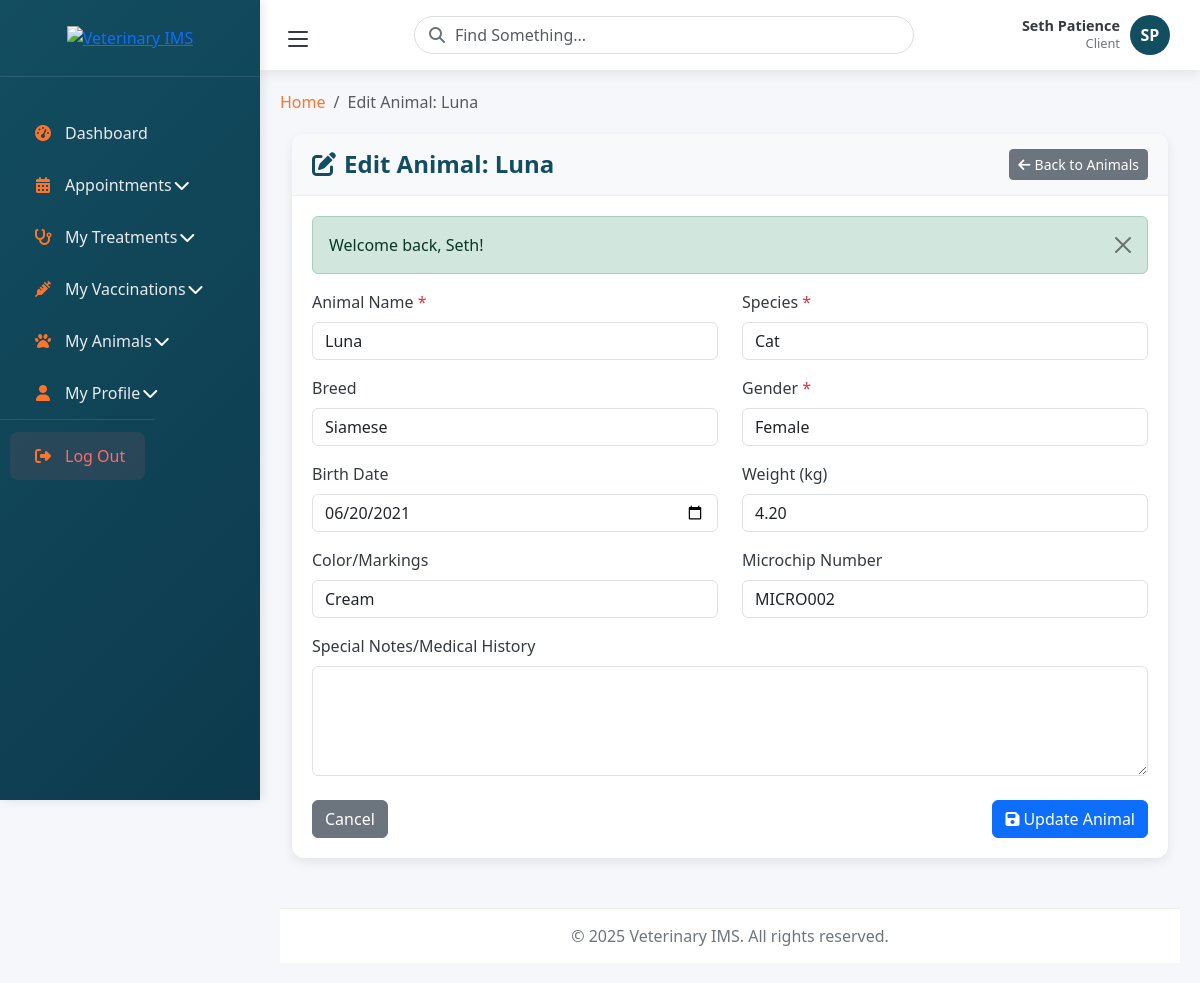
The app's page /client/animals/2/edit (signed in) with its own data.
### tables this page shows
CREATE TABLE `animals` (
  `animal_id` int(11) NOT NULL,
  `client_id` int(11) NOT NULL,
  `assigned_veterinary` int(11) DEFAULT NULL,
  `name` varchar(100) NOT NULL,
  `species` varchar(50) NOT NULL,
  `breed` varchar(100) DEFAULT NULL,
  `gender` enum('male','female','unknown') DEFAULT 'unknown',
  `birth_date` date DEFAULT NULL,
  `color` varchar(100) DEFAULT NULL,
  `weight` decimal(5,2) DEFAULT NULL,
  `microchip` varchar(100) DEFAULT NULL,
  `status` enum('active','inactive') DEFAULT 'active',
  `notes` text DEFAULT NULL,
  `created_at` timestamp NOT NULL DEFAULT current_timestamp(),
  `updated_at` timestamp NOT NULL DEFAULT current_timestamp() ON UPDATE current_timestamp()
);

### app/controllers/AnimalController.php (called while the page is built, shortened)
<?php
class AnimalController extends Controller {
    private $animalModel;
    public function __construct() {
        $this->animalModel = new Animal();
    }
    public function clientEdit($id) {
        $animal = $this->animalModel->find($id);
        $this->view('client/animals/edit', 'dashboard');
    }
}
?>

### index.php (called while the page is built, shortened)
<?php
require_once CORE_PATH . '/Model.php';
require_once CORE_PATH . '/Router.php';
require_once ROOT_PATH . '/helpers.php';
require_once CONFIG_PATH . '/database.php';
try {
    $url = $_GET['url'] ?? '';
    $router = new Router();
    $router->dispatch($url);
} catch (Exception $e) {
    $errorCode = $e->getCode();
    if (!is_numeric($errorCode) || $errorCode < 100 || $errorCode > 599) {
        $errorCode = 500;
    }
    http_response_code((int)$errorCode);
    if (isAjaxRequest()) {
        header('Content-Type: application/json');
        echo json_encode(['error' => $e->getMessage()]);
    } else {
        echo '<!DOCTYPE html>
        <html>
        <head>
            <title>Error - V-MIS</title>
            <style>
                body { font-family: Arial, sans-serif; margin: 40px; background: #f9f1d5; }
                .error-container { background: white; padding: 20px; border-radius: 10px; box-shadow: 0 2px 10px rgba(0,0,0,0.1); }
                .error-code { color: #fd742a; font-size: 24px; font-weight: bold; }
                .error-message { color: #134d60; margin: 10px 0; }
                .debug-info { background: #f8f9fa; padding: 10px; border-radius: 5px; margin: 10px 0; font-family: monospace; }
            </style>
        </head>
        <body>
            <div class="error-container">
                <div class="error-code">' . ($e->getCode() ?: 'Error') . '</div>
                <div class="error-message">' . htmlspecialchars($e->getMessage()) . '</div>';
        if (DEBUG_MODE) {
            echo '<div class="debug-info">
                    <strong>Debug Information:</strong><br>
                    URL: ' . htmlspecialchars($_GET['url'] ?? '') . '<br>
                    Base URL: ' . BASE_URL . '<br>
                    File: ' . $e->getFile() . ':' . $e->getLine() . '<br>
                    Trace: ' . htmlspecialchars($e->getTraceAsString()) . '
                  </div>';
        }
        echo '<p><a href="' . Router::url('/') . '">Go to Homepage</a></p>
            </div>
        </body>
        </html>';
    }
}

### config/database.php (called while the page is built, shortened)
<?php
class Database {
    private $host = DB_HOST;
    private $dbname = DB_NAME;
    private $username = DB_USER;
    private $password = DB_PASS;
    private $charset = DB_CHARSET;
    private $pdo;
    public function __construct() {
        $dsn = "mysql:host={$this->host};dbname={$this->dbname};charset={$this->charset}";
        $options = [
            PDO::ATTR_ERRMODE => PDO::ERRMODE_EXCEPTION,
            PDO::ATTR_DEFAULT_FETCH_MODE => PDO::FETCH_ASSOC,
            PDO::ATTR_EMULATE_PREPARES => false,
            PDO::ATTR_PERSISTENT => false,
        ];
        try {
            $this->pdo = new PDO($dsn, $this->username, $this->password, $options);
        } catch (PDOException $e) {
            $this->error = $e->getMessage();
            logError("Database connection failed: " . $this->error);
            throw new Exception("Database connection failed. Please check your configuration.");
        }
    }
    public function getConnection() {
        return $this->pdo;
    }
    public function testConnection() {
        try {
            $this->pdo->query("SELECT 1");
            return true;
        } catch (PDOException $e) {
            return false;
        }
    }
}
try {
    $database = new Database();
} catch (Exception $e) {
    if (DEBUG_MODE) {
        die("Database Error: " . $e->getMessage());
    } else {
        die("System temporarily unavailable. Please try again later.");
    }
}
?>

### app/core/Model.php (called while the page is built, shortened)
<?php
class Model {
    protected $table;
    protected $primaryKey = 'id';
    protected $db;
    public function __construct() {
        global $database;
        $this->db = $database->getConnection();
    }
    public function find($id) {
        $sql = "SELECT * FROM {$this->table} WHERE {$this->primaryKey} = ?";
        $stmt = $this->db->prepare($sql);
        $stmt->execute([$id]);
        return $stmt->fetch();
    }
}
?>

### helpers.php (called while the page is built, shortened)
<?php
function getFlashMessage() {
    if (isset($_SESSION['flash'])) {
        $message = $_SESSION['flash'];
        return $message;
    }
    return null;
}
function url($path = '') {
    return Router::url($path);
}
?>

### app/views/client/animals/edit.php (the view, shortened to what this page needs)
<?php
$animal = $animal ?? [];
$errors = $errors ?? [];
$old = $old ?? $animal;
?>
<div class="container-fluid">
    <div class="row">
        <div class="col-md-12">
            <div class="dashboard-card fade-in">
                <div class="card-header d-flex justify-content-between align-items-center">
                    <h4 class="card-title mb-0">
                        <i class="fas fa-edit me-2"></i>Edit Animal: <?php echo htmlspecialchars($animal['name'] ?? ''); ?>
                    </h4>
                    <a href="<?php echo url('/client/animals'); ?>" class="btn btn-secondary btn-sm">
                        <i class="fas fa-arrow-left me-1"></i>Back to Animals
                    </a>
                </div>
                <div class="card-body">
                    <?php
                    $flash = getFlashMessage();
                    if ($flash): ?>
                        <div class="alert alert-<?php echo $flash['type']; ?> alert-dismissible fade show">
                            <?php echo $flash['message']; ?>
                            <button type="button" class="btn-close" data-bs-dismiss="alert"></button>
                        </div>
                    <?php endif; ?>
                    <form action="<?php echo url('/client/animals/' . ($animal['animal_id'] ?? '') . '/update'); ?>" method="POST" id="animalForm">
                        <div class="row">
                            <div class="col-md-6">
                                <div class="form-group mb-3">
                                    <label for="name" class="form-label">Animal Name <span class="text-danger">*</span></label>
                                    <input type="text"
                                           class="form-control <?php echo isset($errors['name']) ? 'is-invalid' : ''; ?>"
                                           id="name"
                                           name="name"
                                           value="<?php echo htmlspecialchars($old['name'] ?? ''); ?>"
                                           required>
                                </div>
                            </div>
                            <div class="col-md-6">
                                <div class="form-group mb-3">
                                    <label for="species" class="form-label">Species <span class="text-danger">*</span></label>
                                    <select class="form-control <?php echo isset($errors['species']) ? 'is-invalid' : ''; ?>"
                                            id="species"
                                            name="species"
                                            required>
                                        <option value="cat" <?php echo ($old['species'] ?? '') == 'cat' ? 'selected' : ''; ?>>Cat</option>
                                    </select>
                                </div>
                            </div>
                        </div>
                        <div class="row">
                            <div class="col-md-6">
                                <div class="form-group mb-3">
                                    <label for="breed" class="form-label">Breed</label>
                                    <input type="text"
                                           class="form-control <?php echo isset($errors['breed']) ? 'is-invalid' : ''; ?>"
                                           id="breed"
                                           name="breed"
                                           value="<?php echo htmlspecialchars($old['breed'] ?? ''); ?>">
                                </div>
                            </div>
                            <div class="col-md-6">
                                <div class="form-group mb-3">
                                    <label for="gender" class="form-label">Gender <span class="text-danger">*</span></label>
                                    <select class="form-control <?php echo isset($errors['gender']) ? 'is-invalid' : ''; ?>"
                                            id="gender"
                                            name="gender"
                                            required>
                                        <option value="female" <?php echo ($old['gender'] ?? '') == 'female' ? 'selected' : ''; ?>>Female</option>
                                    </select>
                                </div>
                            </div>
                        </div>
                        <div class="row">
                            <div class="col-md-6">
                                <div class="form-group mb-3">
                                    <label for="birth_date" class="form-label">Birth Date</label>
                                    <input type="date"
                                           class="form-control <?php echo isset($errors['birth_date']) ? 'is-invalid' : ''; ?>"
                                           id="birth_date"
                                           name="birth_date"
                                           value="<?php echo htmlspecialchars($old['birth_date'] ?? ''); ?>">
                                </div>
                            </div>
                            <div class="col-md-6">
                                <div class="form-group mb-3">
                                    <label for="weight" class="form-label">Weight (kg)</label>
                                    <input type="number"
                                           step="0.1"
                                           class="form-control <?php echo isset($errors['weight']) ? 'is-invalid' : ''; ?>"
                                           id="weight"
                                           name="weight"
                                           value="<?php echo htmlspecialchars($old['weight'] ?? ''); ?>">
                                </div>
                            </div>
                        </div>
                        <div class="row">
                            <div class="col-md-6">
                                <div class="form-group mb-3">
                                    <label for="color" class="form-label">Color/Markings</label>
                                    <input type="text"
                                           class="form-control <?php echo isset($errors['color']) ? 'is-invalid' : ''; ?>"
                                           id="color"
                                           name="color"
                                           value="<?php echo htmlspecialchars($old['color'] ?? ''); ?>">
                                </div>
                            </div>
                            <div class="col-md-6">
                                <div class="form-group mb-3">
                                    <label for="microchip" class="form-label">Microchip Number</label>
                                    <input type="text"
                                           class="form-control <?php echo isset($errors['microchip']) ? 'is-invalid' : ''; ?>"
                                           id="microchip"
                                           name="microchip"
                                           value="<?php echo htmlspecialchars($old['microchip'] ?? ''); ?>">
                                </div>
                            </div>
                        </div>
                        <div class="form-group mb-4">
                            <label for="notes" class="form-label">Special Notes/Medical History</label>
                            <textarea class="form-control <?php echo isset($errors['notes']) ? 'is-invalid' : ''; ?>"
                                      id="notes"
                                      name="notes"
                                      rows="4"><?php echo htmlspecialchars($old['notes'] ?? ''); ?></textarea>
                        </div>
                        <div class="d-flex justify-content-between">
                            <a href="<?php echo url('/client/animals'); ?>" class="btn btn-secondary">Cancel</a>
                            <button type="submit" class="btn btn-primary">
                                <i class="fas fa-save me-1"></i>Update Animal
                            </button>
                        </div>
                    </form>
                </div>
            </div>
        </div>
    </div>
</div>

### app/views/layouts/dashboard.php (style rules this page uses)
:root { --primary-red: #fd742a; --primary-blue: #134d60; --accent-yellow: #fec525; --light-cream: #f9f1d5; --light-gray: #f8f9fa; --dark-gray: #343a40; --border-radius: 12px; --box-shadow: 0 4px 12px rgba(0,0,0,0.08); --transition: all 0.3s ease; }
* { margin: 0; padding: 0; box-sizing: border-box; }
body { font-family: 'Segoe UI', Tahoma, Geneva, Verdana, sans-serif; background-color: #f5f7fa; color: var(--dark-gray); overflow-x: hidden; }
.dashboard-card { background: white; border-radius: var(--border-radius); box-shadow: var(--box-shadow); margin-bottom: 20px; overflow: hidden; }
.card-header { padding: 15px 20px; background-color: var(--light-gray); border-bottom: 1px solid #eee; }
.card-title { margin-bottom: 0; font-weight: 600; color: var(--primary-blue); }
.card-body { padding: 20px; }
.fade-in { animation: fadeIn 0.5s ease-in; }

### records on screen
animals: name "Luna", species "Cat", breed "Siamese", gender "Female", birth_date "06/20/2021", weight "4.20", color "Cream", microchip "MICRO002"

### other values on screen
$_SESSION['first_name'] . ' ' . $_SESSION['last_name'] "Seth Patience"
$_SESSION['role'] "Client"
$initials "SP"
$title "Edit Animal: Luna"
$flash['message'] "Welcome back, Seth!"
